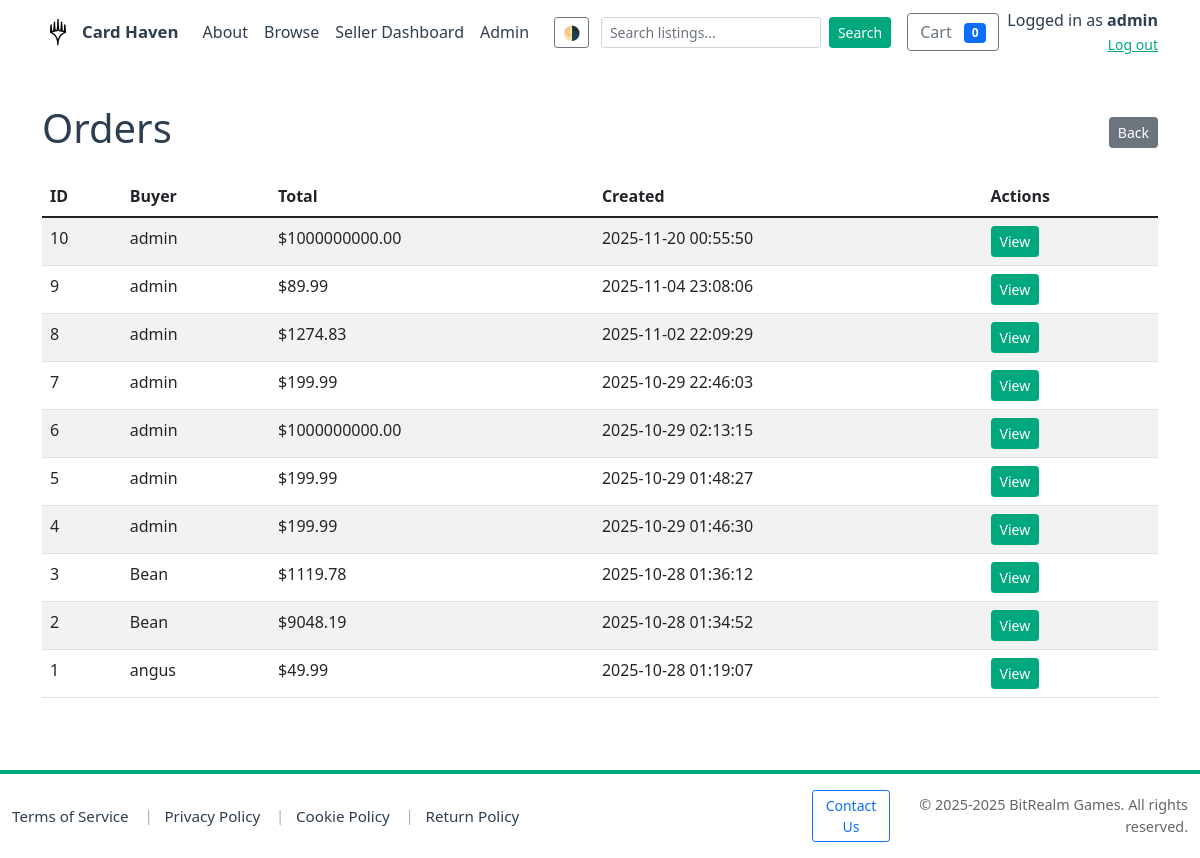
/admin/orders (signed in), run on an earlier commit of the app's database.
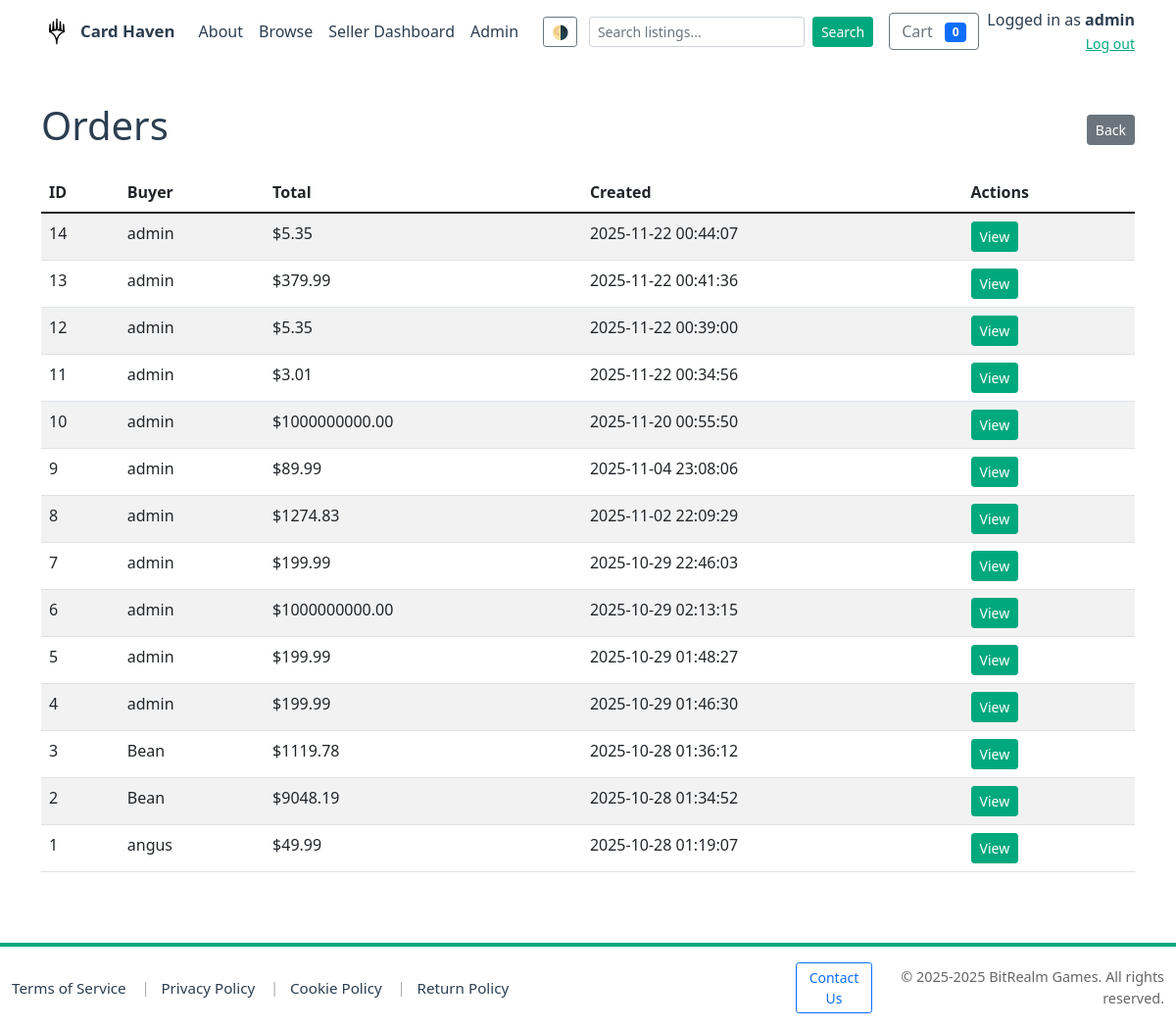
And on a later commit of the database.
### models.py (models this page shows, shortened)
class Order(db.Model):
    __tablename__ = 'orders'
    id = db.Column(db.Integer, primary_key=True)
    buyer_id = db.Column(db.Integer, db.ForeignKey('users.id'), nullable=True)
    buyer_name = db.Column(db.String(255))
    buyer_email = db.Column(db.String(255))
    shipping_address = db.Column(db.Text)
    status = db.Column(db.String(50), default='pending')
    total = db.Column(db.Float, nullable=False, default=0.0)
    created_at = db.Column(db.DateTime, default=datetime.utcnow)
    buyer = db.relationship('User', back_populates='orders')
    items = db.relationship('OrderItem', back_populates='order', cascade='all, delete-orphan', lazy='dynamic')

### app.py (the view)
@app.route('/admin/orders')
@admin_required
def admin_orders():
    conn = get_db_connection()
    cur = conn.cursor()
    cur.execute("SELECT id, buyer_id, buyer_name, total, created_at FROM orders ORDER BY created_at DESC")
    orders = cur.fetchall()
    conn.close()
    return render_template('admin/orders.html', orders=orders)

### app.py (called while the page is built)
def get_db_connection(path=DB_PATH):
    conn = sqlite3.connect(path)
    conn.row_factory = sqlite3.Row
    conn.execute("PRAGMA foreign_keys = ON;")
    try:
        cur = conn.cursor()
        cur.execute("PRAGMA table_info(products)")
        cols = [r['name'] for r in cur.fetchall()]
        if 'is_active' not in cols:
            try:
                cur.execute("ALTER TABLE products ADD COLUMN is_active INTEGER NOT NULL DEFAULT 1")
                conn.commit()
            except Exception:
                pass
    except Exception:
        pass
    return conn

@app.after_request
def set_security_headers(response):
    response.headers.setdefault('X-Frame-Options', 'SAMEORIGIN')
    response.headers.setdefault('X-Content-Type-Options', 'nosniff')
    response.headers.setdefault('Referrer-Policy', 'no-referrer-when-downgrade')
    if 'SSL_ENABLED' in globals() and SSL_ENABLED:
        response.headers.setdefault('Strict-Transport-Security', 'max-age=63072000; includeSubDomains; preload')
    return response

def admin_required(f):
    @wraps(f)
    def decorated(*args, **kwargs):
        uid = session.get('user_id')
        if not uid:
            return redirect(url_for('login', next=request.path))
        conn = get_db_connection()
        cur = conn.cursor()
        cur.execute("SELECT username, is_admin FROM users WHERE id = ?", (uid,))
        u = cur.fetchone()
        conn.close()
        allowed_admin_username = 'Bean'
        has_name_match = bool(u and u['username'] and u['username'].strip().lower() == allowed_admin_username.strip().lower())
        has_admin_flag = bool(u and u['is_admin'])
        if not (has_name_match or has_admin_flag):
            flash("Admin access required.")
            return redirect(url_for('index'))
        return f(*args, **kwargs)
    return decorated

### templates/admin/orders.html (shortened to what this page needs)
<!doctype html>
<html lang="en">
<head>
  {% include 'head_includes.html' %}
</head>
<body>
  {% include 'navbar.html' %}
  <div class="container my-4">
    <div class="d-flex justify-content-between align-items-center">
      <h1>Orders</h1>
      <a href="{{ url_for('admin_index') }}" class="btn btn-sm btn-secondary">Back</a>
    </div>
    <table class="table table-striped mt-3">
      <thead>
        <tr>
          <th>ID</th>
          <th>Buyer</th>
          <th>Total</th>
          <th>Created</th>
          <th>Actions</th>
        </tr>
      </thead>
      <tbody>
        {% for o in orders %}
          <tr>
            <td>{{ o['id'] }}</td>
            <td>{{ o['buyer_name'] or 'User ' ~ o['buyer_id'] }}</td>
            <td>${{ '%.2f'|format(o['total']) }}</td>
            <td>{{ (o['created_at'] or '')[:19] }}</td>
            <td><a href="{{ url_for('admin_order_detail', order_id=o['id']) }}" class="btn btn-sm btn-primary">View</a></td>
          </tr>
        {% else %}
          <tr><td colspan="5">No orders found.</td></tr>
        {% endfor %}
      </tbody>
    </table>
  </div>
  {% include 'footer.html' %}
</body>
</html>

### templates/head_includes.html (shortened to what this page needs)
<link href="https://cdn.jsdelivr.net/npm/bootstrap@5.1.3/dist/css/bootstrap.min.css" rel="stylesheet">
<link rel="stylesheet" href="{{ url_for('static', filename='css/theme.css') }}">

### templates/navbar.html (shortened to what this page needs)
<nav class="navbar navbar-expand-lg mb-3 site-navbar" aria-label="Main navigation">
  <div class="container">
    <a class="navbar-brand d-flex align-items-center" href="{{ url_for('index') }}">
  <img id="site-logo" src="{{ url_for('static', filename='img/logo.svg') }}" alt="Card Haven logo" height="32" class="me-2 site-logo" style="width:auto;" title="Card Haven">
  <span>Card Haven</span>
    </a>
    <div class="collapse navbar-collapse" id="mainNav">
        <ul class="navbar-nav me-auto mb-2 mb-lg-0">
          <li class="nav-item"><a class="nav-link" href="/about">About</a></li>
        <li class="nav-item"><a class="nav-link" href="/products">Browse</a></li>
        {% if current_user_is_seller %}
          <li class="nav-item"><a class="nav-link" href="{{ url_for('seller_dashboard') }}">Seller Dashboard</a></li>
        {% endif %}
        {% if current_user_is_admin %}
          <li class="nav-item"><a class="nav-link" href="{{ url_for('admin_index') }}">Admin</a></li>
        {% endif %}
      </ul>
  <div class="d-none d-lg-flex align-items-center gap-2 navbar-right">
        <button id="theme-toggle" class="btn btn-sm btn-outline-secondary me-1" title="Toggle theme" onclick="toggleTheme()">🌗</button>
        <form class="d-none d-lg-flex align-items-center me-2" action="{{ url_for('products') }}" method="get">
          <input name="search" class="form-control form-control-sm me-2" type="search" placeholder="Search listings..." aria-label="Search" value="{{ request.args.get('search','') }}">
          <button class="btn btn-sm btn-primary" type="submit">Search</button>
        </form>
        <a href="{{ url_for('cart_view') }}" class="btn btn-outline-secondary position-relative">
          Cart <span id="cart-count" class="badge bg-primary ms-2">0</span>
        </a>
        {% if session.get('user_id') %}
          <div class="text-end user-info mt-2 mt-lg-0">
            <div>Logged in as <strong>{{ session.get('username') }}</strong></div>
            <a href="{{ url_for('logout') }}" class="small">Log out</a>
          </div>
        {% else %}
          <div class="auth-buttons d-flex gap-1 mt-2 mt-lg-0">
            <a href="{{ url_for('login') }}" class="btn btn-sm btn-outline-primary">Login</a>
            <a href="{{ url_for('register') }}" class="btn btn-sm btn-primary">Register</a>
          </div>
        {% endif %}
      </div>
    </div>
  </div>
</nav>
<main class="site-content">

### templates/footer.html (shortened to what this page needs)
</main>
<footer class="site-footer mt-5" role="contentinfo">
  <div class="site-footer-bg">
    <div class="container">
  <div class="row align-items-center py-2">
        <div class="col-md-8 links d-flex flex-wrap align-items-center gap-2 small">
          <a href="/terms" class="footer-link">Terms of Service</a>
          <span class="separator">|</span>
          <a href="/privacy" class="footer-link">Privacy Policy</a>
          <span class="separator">|</span>
          <a href="/cookies" class="footer-link">Cookie Policy</a>
          <span class="separator">|</span>
          <a href="/returns" class="footer-link">Return Policy</a>
        </div>
        <div class="col-md-4 text-md-end d-flex align-items-center justify-content-md-end gap-3">
          <a href="{{ contact_url }}" class="btn btn-outline-primary btn-sm">Contact Us</a>
          <div class="small copyright">© 2025-{{ current_year }} BitRealm Games. All rights reserved.</div>
        </div>
      </div>
    </div>
  </div>
</footer>

### static/css/theme.css (style rules this page uses)
:root { --bg: #ffffff; --surface: #ffffff; --text: #2c3e50; --muted: #666666; --primary: #00a87e; --accent: #007b60; --card-shadow: rgba(0,0,0,0.06); }
body, .card, .listing-card, .profile-header, .seller-header { transition: background-color 180ms ease, color 180ms ease, box-shadow 180ms ease; }
body { background: var(--bg); color: var(--text); }
a { color: var(--primary); }
.navbar, .card, .listing-card, .profile-header { background: var(--surface); }
.btn-primary { background-color: var(--primary, var(--primary-color, #00a87e)) !important; border-color: var(--primary, var(--primary-color, #00a87e)) !important; color: #fff !important; }
.site-navbar .navbar-brand, .site-navbar .navbar-brand span, .site-navbar .navbar-brand a { color: var(--text) !important; }

### templates/navbar.html (style rules this page uses)
.navbar-brand img { height: 32px; width: auto; display: inline-block; vertical-align: middle; }
.site-navbar { background: var(--surface) !important; }
.site-navbar .nav-link { color: var(--text) !important; }
.site-navbar .navbar-brand span { font-size: 1.05rem; font-weight: 600; }
.site-navbar .form-control { min-width: 0; }

### templates/footer.html (style rules this page uses)
html, body { height: 100%; }
body { display: flex; flex-direction: column; min-height: 100vh; }
.site-content { flex: 1 0 auto; }
.site-footer { width:100%; margin-top: auto; }
.site-footer-bg { background: var(--surface); color: var(--text); border-top: 4px solid var(--primary); padding-top: 0.5rem; padding-bottom: 0.5rem; }
.site-footer .container { max-width: 1200px; }
.site-footer .footer-link { color: var(--text); text-decoration: none; margin-right: 0.25rem; font-size: 0.95rem; }
.site-footer .separator { color: rgba(0,0,0,0.35); margin: 0 0.25rem; }
.site-footer .copyright { color: var(--muted); font-size: 0.9rem; }

What changed in the data, as far as the page shows it:
added Order: id "14", buyer_name "admin", total "5.35", created_at "2025-11-22 00:44:07"
added Order: id "13", buyer_name "admin", total "379.99", created_at "2025-11-22 00:41:36"
added Order: id "12", buyer_name "admin", total "5.35", created_at "2025-11-22 00:39:00"
added Order: id "11", buyer_name "admin", total "3.01", created_at "2025-11-22 00:34:56"
